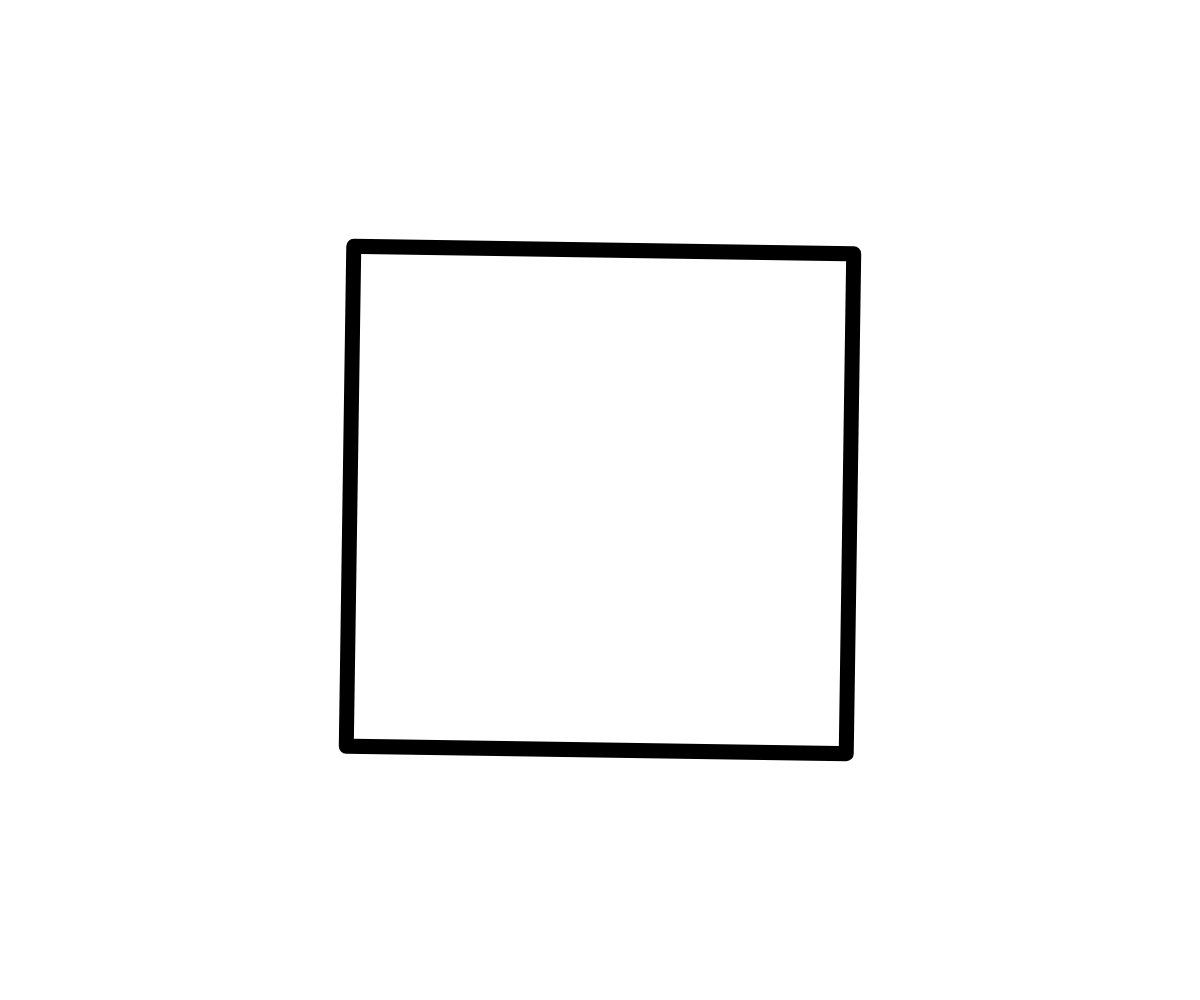
Frame 1 (no input)
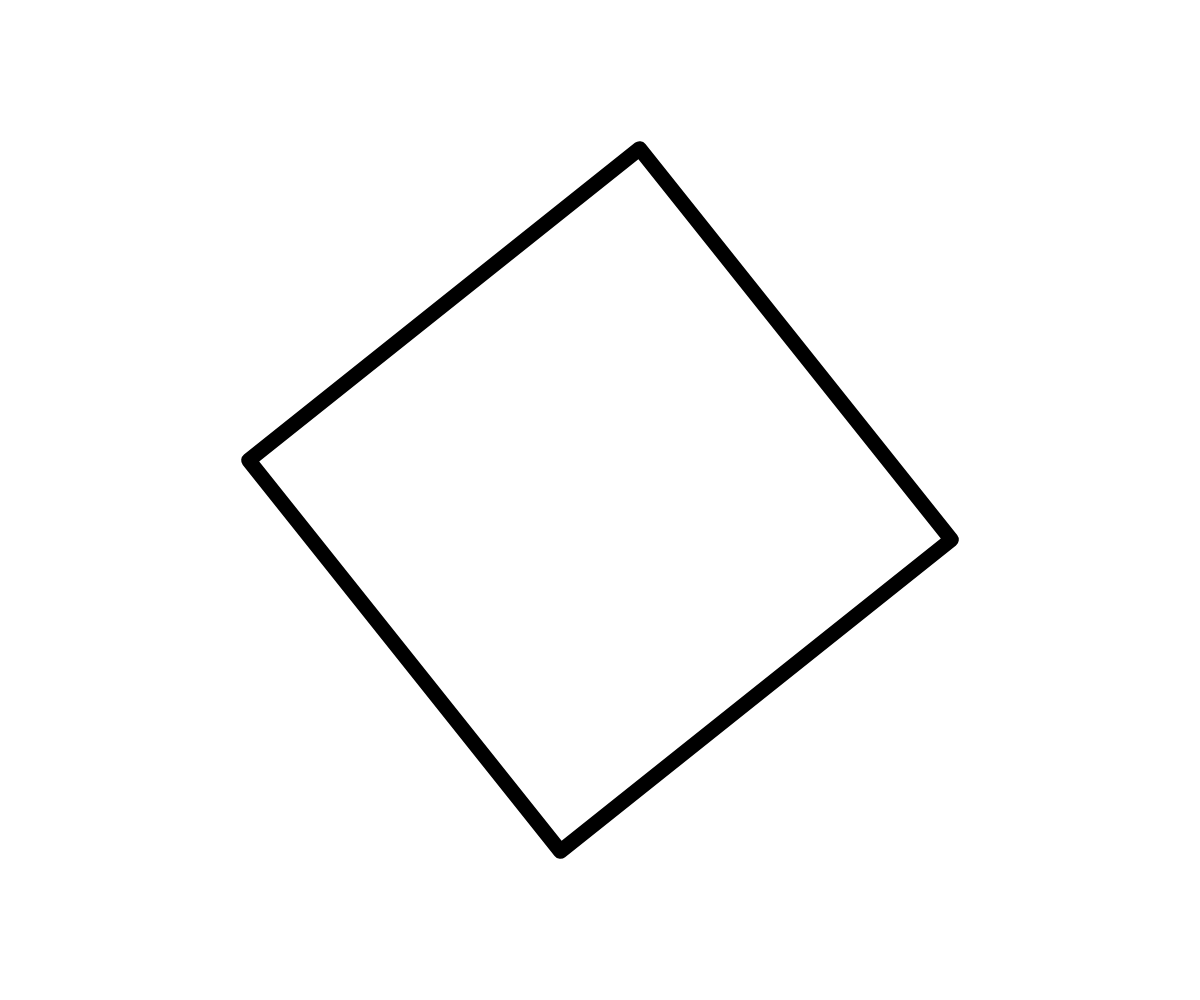
Frame 60 (no input)
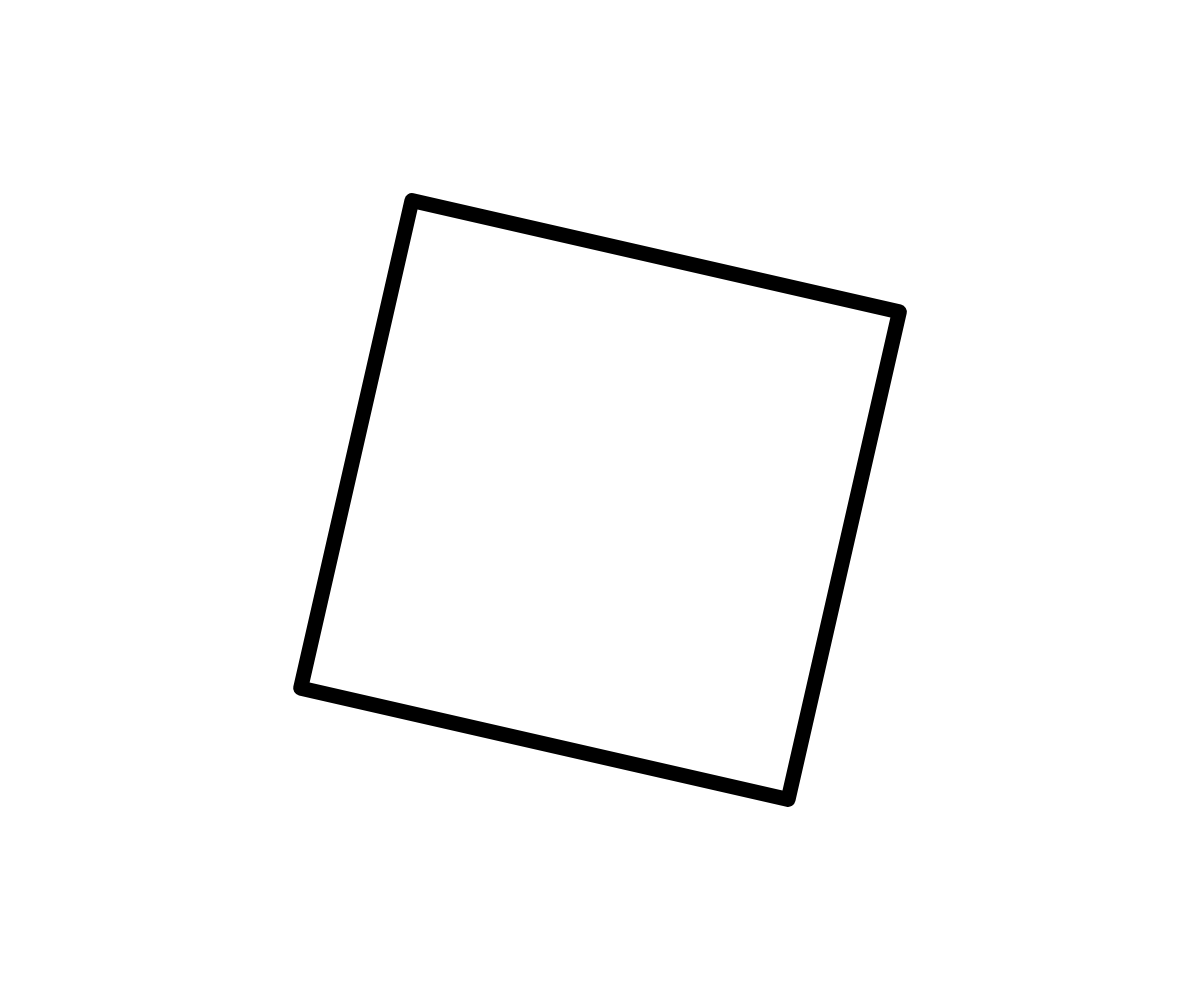
Frame 120 (the mouse pressed at the canvas centre since frame 60)

The p5.js sketch that drew these frames (run headless with seeded random() and noise() and a simulated clock; from frame 60 on, the mouse is pressed at the canvas centre):

// p5.js sketch
// ── sketch.js
function setup () {
  createCanvas(windowWidth, windowHeight);
}

function windowResized () {
  resizeCanvas(windowWidth, windowHeight);
}

function draw(){
  background(255);
  
  const dim = Math.min(width, height);
  
  strokeJoin(ROUND);
  strokeWeight(dim * 0.015);
  stroke(0);
  noFill();
  
  const time = millis() / 1000;
  const duration = 7;
  const playhead = time / duration % 1;
  const rotation = playhead * PI * 2;
  
  const x = width / 2;
  const y = height / 2;

  const size = dim * 0.5;
  
  push();
  translate(x, y);
  rotate(rotation);
  
  rectMode(CENTER);
  rect(0, 0, size, size);

  pop();
}
